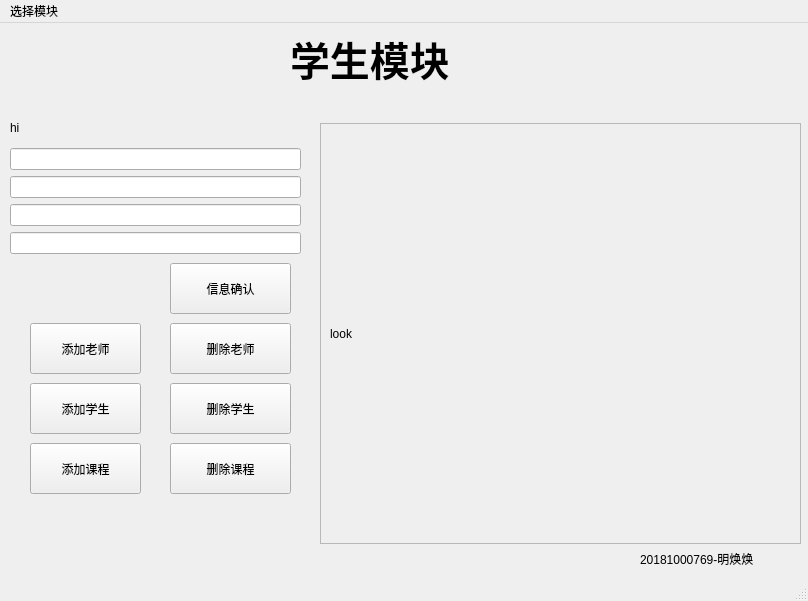
<?xml version="1.0" encoding="UTF-8"?>
<ui version="4.0">
 <class>MainWindow</class>
 <widget class="QMainWindow" name="MainWindow">
  <property name="enabled">
   <bool>true</bool>
  </property>
  <property name="geometry">
   <rect>
    <x>0</x>
    <y>0</y>
    <width>808</width>
    <height>601</height>
   </rect>
  </property>
  <property name="mouseTracking">
   <bool>true</bool>
  </property>
  <property name="windowTitle">
   <string>MainWindow</string>
  </property>
  <widget class="QWidget" name="centralwidget">
   <widget class="QLabel" name="workname">
    <property name="geometry">
     <rect>
      <x>290</x>
      <y>0</y>
      <width>211</width>
      <height>71</height>
     </rect>
    </property>
    <property name="font">
     <font>
      <pointsize>30</pointsize>
      <weight>75</weight>
      <bold>true</bold>
     </font>
    </property>
    <property name="text">
     <string>学生模块</string>
    </property>
    <property name="textFormat">
     <enum>Qt::AutoText</enum>
    </property>
    <property name="scaledContents">
     <bool>false</bool>
    </property>
    <property name="wordWrap">
     <bool>false</bool>
    </property>
    <property name="openExternalLinks">
     <bool>false</bool>
    </property>
   </widget>
   <widget class="QStackedWidget" name="stackedWidget">
    <property name="geometry">
     <rect>
      <x>10</x>
      <y>80</y>
      <width>791</width>
      <height>441</height>
     </rect>
    </property>
    <property name="currentIndex">
     <number>2</number>
    </property>
    <widget class="QWidget" name="student">
     <widget class="QPushButton" name="showallcourse">
      <property name="geometry">
       <rect>
        <x>0</x>
        <y>150</y>
        <width>141</width>
        <height>51</height>
       </rect>
      </property>
      <property name="text">
       <string>所有课程</string>
      </property>
     </widget>
     <widget class="QScrollArea" name="scrollArea">
      <property name="geometry">
       <rect>
        <x>310</x>
        <y>20</y>
        <width>481</width>
        <height>421</height>
       </rect>
      </property>
      <property name="widgetResizable">
       <bool>true</bool>
      </property>
      <widget class="QWidget" name="scrollAreaWidgetContents">
       <property name="geometry">
        <rect>
         <x>0</x>
         <y>0</y>
         <width>479</width>
         <height>419</height>
        </rect>
       </property>
       <layout class="QGridLayout" name="gridLayout">
        <item row="0" column="0">
         <widget class="QLabel" name="wanttosee">
          <property name="text">
           <string>look</string>
          </property>
         </widget>
        </item>
       </layout>
      </widget>
     </widget>
     <widget class="QPushButton" name="getcoursecredit">
      <property name="geometry">
       <rect>
        <x>160</x>
        <y>150</y>
        <width>141</width>
        <height>51</height>
       </rect>
      </property>
      <property name="text">
       <string>我的课程</string>
      </property>
     </widget>
     <widget class="QPushButton" name="getstudentscore">
      <property name="geometry">
       <rect>
        <x>0</x>
        <y>210</y>
        <width>141</width>
        <height>61</height>
       </rect>
      </property>
      <property name="text">
       <string>我的成绩</string>
      </property>
     </widget>
     <widget class="QPushButton" name="sremovecourse">
      <property name="geometry">
       <rect>
        <x>0</x>
        <y>280</y>
        <width>141</width>
        <height>61</height>
       </rect>
      </property>
      <property name="text">
       <string>退课</string>
      </property>
     </widget>
     <widget class="QPushButton" name="choosecourse">
      <property name="geometry">
       <rect>
        <x>160</x>
        <y>280</y>
        <width>141</width>
        <height>61</height>
       </rect>
      </property>
      <property name="text">
       <string>选课</string>
      </property>
     </widget>
     <widget class="QPushButton" name="yescourse">
      <property name="geometry">
       <rect>
        <x>160</x>
        <y>210</y>
        <width>141</width>
        <height>61</height>
       </rect>
      </property>
      <property name="text">
       <string>信息确定</string>
      </property>
     </widget>
     <widget class="QLineEdit" name="getsid">
      <property name="geometry">
       <rect>
        <x>0</x>
        <y>130</y>
        <width>301</width>
        <height>21</height>
       </rect>
      </property>
     </widget>
     <widget class="QLineEdit" name="getcname">
      <property name="geometry">
       <rect>
        <x>0</x>
        <y>160</y>
        <width>301</width>
        <height>21</height>
       </rect>
      </property>
     </widget>
     <widget class="QWidget" name="layoutWidget">
      <property name="geometry">
       <rect>
        <x>0</x>
        <y>10</y>
        <width>301</width>
        <height>115</height>
       </rect>
      </property>
      <layout class="QGridLayout" name="gridLayout_4">
       <item row="1" column="0" colspan="2">
        <widget class="QLineEdit" name="sgetthing"/>
       </item>
       <item row="2" column="1">
        <widget class="QPushButton" name="schoosenum">
         <property name="text">
          <string>学号</string>
         </property>
        </widget>
       </item>
       <item row="0" column="0" colspan="2">
        <widget class="QLabel" name="schooseone">
         <property name="enabled">
          <bool>true</bool>
         </property>
         <property name="text">
          <string>hi</string>
         </property>
        </widget>
       </item>
       <item row="2" column="0">
        <widget class="QPushButton" name="schoosename">
         <property name="text">
          <string>姓名</string>
         </property>
        </widget>
       </item>
      </layout>
     </widget>
     <zorder>layoutWidget</zorder>
     <zorder>getsid</zorder>
     <zorder>getcname</zorder>
     <zorder>showallcourse</zorder>
     <zorder>scrollArea</zorder>
     <zorder>getcoursecredit</zorder>
     <zorder>getstudentscore</zorder>
     <zorder>sremovecourse</zorder>
     <zorder>choosecourse</zorder>
     <zorder>yescourse</zorder>
    </widget>
    <widget class="QWidget" name="teacher">
     <widget class="QPushButton" name="tshowallcourse">
      <property name="geometry">
       <rect>
        <x>0</x>
        <y>150</y>
        <width>121</width>
        <height>51</height>
       </rect>
      </property>
      <property name="text">
       <string>所有成绩</string>
      </property>
     </widget>
     <widget class="QScrollArea" name="scrollArea_2">
      <property name="geometry">
       <rect>
        <x>310</x>
        <y>20</y>
        <width>471</width>
        <height>421</height>
       </rect>
      </property>
      <property name="widgetResizable">
       <bool>true</bool>
      </property>
      <widget class="QWidget" name="scrollAreaWidgetContents_2">
       <property name="geometry">
        <rect>
         <x>0</x>
         <y>0</y>
         <width>469</width>
         <height>419</height>
        </rect>
       </property>
       <layout class="QGridLayout" name="gridLayout_2">
        <item row="0" column="0">
         <widget class="QLabel" name="twanttosee">
          <property name="text">
           <string>look</string>
          </property>
         </widget>
        </item>
       </layout>
      </widget>
     </widget>
     <widget class="QWidget" name="layoutWidget">
      <property name="geometry">
       <rect>
        <x>0</x>
        <y>10</y>
        <width>301</width>
        <height>115</height>
       </rect>
      </property>
      <layout class="QGridLayout" name="gridLayout_5">
       <item row="2" column="0" colspan="2">
        <widget class="QLineEdit" name="tgetthing"/>
       </item>
       <item row="0" column="0" colspan="2">
        <widget class="QLabel" name="tchooseone">
         <property name="text">
          <string>hi</string>
         </property>
        </widget>
       </item>
       <item row="3" column="0">
        <widget class="QPushButton" name="tchoosename">
         <property name="text">
          <string>姓名</string>
         </property>
        </widget>
       </item>
       <item row="3" column="1">
        <widget class="QPushButton" name="tchoosenum">
         <property name="text">
          <string>学号</string>
         </property>
        </widget>
       </item>
      </layout>
     </widget>
     <widget class="QPushButton" name="tshowallstudent">
      <property name="geometry">
       <rect>
        <x>170</x>
        <y>150</y>
        <width>121</width>
        <height>51</height>
       </rect>
      </property>
      <property name="text">
       <string>所有学生</string>
      </property>
     </widget>
     <widget class="QLineEdit" name="tgetsid">
      <property name="geometry">
       <rect>
        <x>0</x>
        <y>130</y>
        <width>301</width>
        <height>21</height>
       </rect>
      </property>
     </widget>
     <widget class="QLineEdit" name="tgetsname">
      <property name="geometry">
       <rect>
        <x>0</x>
        <y>160</y>
        <width>301</width>
        <height>21</height>
       </rect>
      </property>
     </widget>
     <widget class="QPushButton" name="tyesscore">
      <property name="geometry">
       <rect>
        <x>170</x>
        <y>210</y>
        <width>121</width>
        <height>51</height>
       </rect>
      </property>
      <property name="text">
       <string>信息确认</string>
      </property>
     </widget>
     <widget class="QPushButton" name="countclass">
      <property name="geometry">
       <rect>
        <x>170</x>
        <y>330</y>
        <width>121</width>
        <height>51</height>
       </rect>
      </property>
      <property name="text">
       <string>统计班级</string>
      </property>
     </widget>
     <widget class="QPushButton" name="countcourse">
      <property name="geometry">
       <rect>
        <x>0</x>
        <y>330</y>
        <width>121</width>
        <height>51</height>
       </rect>
      </property>
      <property name="text">
       <string>统计课程</string>
      </property>
     </widget>
     <widget class="QPushButton" name="sortcourse">
      <property name="geometry">
       <rect>
        <x>170</x>
        <y>270</y>
        <width>121</width>
        <height>51</height>
       </rect>
      </property>
      <property name="text">
       <string>成绩排序</string>
      </property>
     </widget>
     <widget class="QPushButton" name="tmodifyscore">
      <property name="geometry">
       <rect>
        <x>0</x>
        <y>270</y>
        <width>121</width>
        <height>51</height>
       </rect>
      </property>
      <property name="text">
       <string>修改成绩</string>
      </property>
     </widget>
     <widget class="QPushButton" name="showstudentscore">
      <property name="geometry">
       <rect>
        <x>0</x>
        <y>210</y>
        <width>121</width>
        <height>51</height>
       </rect>
      </property>
      <property name="text">
       <string>学生成绩</string>
      </property>
     </widget>
     <widget class="QPushButton" name="showcoursestudent">
      <property name="geometry">
       <rect>
        <x>0</x>
        <y>390</y>
        <width>121</width>
        <height>51</height>
       </rect>
      </property>
      <property name="text">
       <string>成绩范围内学生</string>
      </property>
     </widget>
     <zorder>tgetsname</zorder>
     <zorder>tshowallcourse</zorder>
     <zorder>scrollArea_2</zorder>
     <zorder>layoutWidget</zorder>
     <zorder>tshowallstudent</zorder>
     <zorder>tgetsid</zorder>
     <zorder>tyesscore</zorder>
     <zorder>countclass</zorder>
     <zorder>countcourse</zorder>
     <zorder>sortcourse</zorder>
     <zorder>tmodifyscore</zorder>
     <zorder>showstudentscore</zorder>
     <zorder>showcoursestudent</zorder>
    </widget>
    <widget class="QWidget" name="manage">
     <widget class="QPushButton" name="mmoveteacher">
      <property name="geometry">
       <rect>
        <x>160</x>
        <y>220</y>
        <width>121</width>
        <height>51</height>
       </rect>
      </property>
      <property name="text">
       <string>删除老师</string>
      </property>
     </widget>
     <widget class="QScrollArea" name="scrollArea_3">
      <property name="geometry">
       <rect>
        <x>310</x>
        <y>20</y>
        <width>481</width>
        <height>421</height>
       </rect>
      </property>
      <property name="widgetResizable">
       <bool>true</bool>
      </property>
      <widget class="QWidget" name="scrollAreaWidgetContents_3">
       <property name="geometry">
        <rect>
         <x>0</x>
         <y>0</y>
         <width>479</width>
         <height>419</height>
        </rect>
       </property>
       <layout class="QGridLayout" name="gridLayout_3">
        <item row="0" column="0">
         <widget class="QLabel" name="mwanttosee">
          <property name="text">
           <string>look</string>
          </property>
         </widget>
        </item>
       </layout>
      </widget>
     </widget>
     <widget class="QWidget" name="layoutWidget_2">
      <property name="geometry">
       <rect>
        <x>0</x>
        <y>10</y>
        <width>291</width>
        <height>141</height>
       </rect>
      </property>
      <layout class="QGridLayout" name="gridLayout_6">
       <item row="3" column="0" colspan="2">
        <widget class="QLineEdit" name="mget2"/>
       </item>
       <item row="0" column="0" colspan="2">
        <widget class="QLabel" name="mchooseone">
         <property name="text">
          <string>hi</string>
         </property>
        </widget>
       </item>
       <item row="4" column="0" colspan="2">
        <widget class="QLineEdit" name="mget3"/>
       </item>
       <item row="2" column="0" colspan="2">
        <widget class="QLineEdit" name="mgetthing"/>
       </item>
       <item row="5" column="0" colspan="2">
        <widget class="QLineEdit" name="mget4"/>
       </item>
      </layout>
     </widget>
     <widget class="QPushButton" name="maddteacher">
      <property name="geometry">
       <rect>
        <x>20</x>
        <y>220</y>
        <width>111</width>
        <height>51</height>
       </rect>
      </property>
      <property name="text">
       <string>添加老师</string>
      </property>
     </widget>
     <widget class="QPushButton" name="maddstudent">
      <property name="geometry">
       <rect>
        <x>20</x>
        <y>280</y>
        <width>111</width>
        <height>51</height>
       </rect>
      </property>
      <property name="text">
       <string>添加学生</string>
      </property>
     </widget>
     <widget class="QPushButton" name="mmovestudent">
      <property name="geometry">
       <rect>
        <x>160</x>
        <y>280</y>
        <width>121</width>
        <height>51</height>
       </rect>
      </property>
      <property name="text">
       <string>删除学生</string>
      </property>
     </widget>
     <widget class="QPushButton" name="maddcourse">
      <property name="geometry">
       <rect>
        <x>20</x>
        <y>340</y>
        <width>111</width>
        <height>51</height>
       </rect>
      </property>
      <property name="text">
       <string>添加课程</string>
      </property>
     </widget>
     <widget class="QPushButton" name="mmovecourse">
      <property name="geometry">
       <rect>
        <x>160</x>
        <y>340</y>
        <width>121</width>
        <height>51</height>
       </rect>
      </property>
      <property name="text">
       <string>删除课程</string>
      </property>
     </widget>
     <widget class="QPushButton" name="myes">
      <property name="geometry">
       <rect>
        <x>160</x>
        <y>160</y>
        <width>121</width>
        <height>51</height>
       </rect>
      </property>
      <property name="text">
       <string>信息确认</string>
      </property>
     </widget>
    </widget>
   </widget>
   <widget class="QLabel" name="label">
    <property name="geometry">
     <rect>
      <x>640</x>
      <y>525</y>
      <width>151</width>
      <height>21</height>
     </rect>
    </property>
    <property name="text">
     <string>20181000769-明焕焕</string>
    </property>
   </widget>
  </widget>
  <widget class="QMenuBar" name="menubar">
   <property name="geometry">
    <rect>
     <x>0</x>
     <y>0</y>
     <width>808</width>
     <height>26</height>
    </rect>
   </property>
   <widget class="QMenu" name="menu">
    <property name="mouseTracking">
     <bool>true</bool>
    </property>
    <property name="title">
     <string>选择模块</string>
    </property>
    <addaction name="studentwork"/>
    <addaction name="separator"/>
    <addaction name="teacherwork"/>
    <addaction name="separator"/>
    <addaction name="managework"/>
   </widget>
   <addaction name="menu"/>
  </widget>
  <widget class="QStatusBar" name="statusbar"/>
  <action name="studentwork">
   <property name="text">
    <string>学生模块</string>
   </property>
  </action>
  <action name="teacherwork">
   <property name="text">
    <string>教师模块</string>
   </property>
  </action>
  <action name="managework">
   <property name="text">
    <string>系统模块</string>
   </property>
  </action>
 </widget>
 <resources/>
 <connections/>
</ui>
